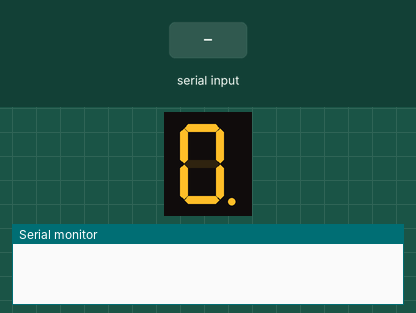
Simulated run of this sketch. Board: Arduino Uno, built with avr-gcc and run on an emulated ATmega328P. Parts: 1-digit seven-segment display, the last lines printed to the serial monitor. The inputs (shaded band) are chosen by the test bench.

Above: at 1.2 s.
1.3 s: "5\n" received over Serial
At 2.1 s:
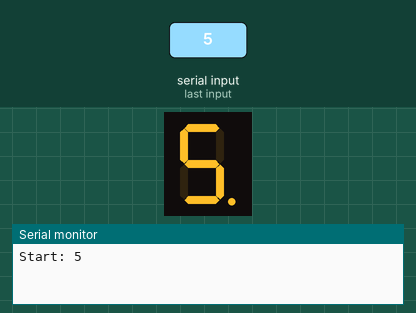
At 3.1 s:
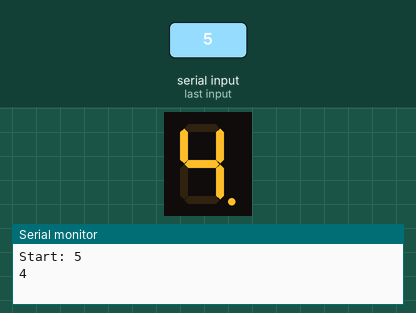
3.8 s: "90,45\n" received over Serial
Timing chart, 0 to 6.8 s (numbered marks = the images above; inputs shaded):
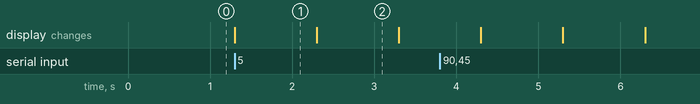

The sketch:

09-1_7_Segment_Counter.ino
```cpp
#include "SevSeg.h"

#define STATE_INPUT 1
#define STATE_COUNT 2

SevSeg sevseg; //Instantiate a seven segment controller object
int state;

void setup() {
  Serial.begin(115200);
  byte numDigits = 1;
  byte digitPins[] = {2};
  byte segmentPins[] = {5, 6, 8, 9, 10, 4, 3, 7};
  bool resistorsOnSegments = false; // 'false' means resistors are on digit pins
  byte hardwareConfig = COMMON_ANODE; // 共陽極：COMMON_ANODE；共陰極：COMMON_CATHODE
  bool updateWithDelays = false; // Default 'false' is Recommended
  bool leadingZeros = false; // Use 'true' if you'd like to keep the leading zeros
  bool disableDecPoint = false; // Use 'true' if your decimal point doesn't exist or isn't connected

  sevseg.begin(hardwareConfig, numDigits, digitPins, segmentPins, resistorsOnSegments,
  updateWithDelays, leadingZeros, disableDecPoint);
  sevseg.setBrightness(100);
  state = STATE_INPUT;
}

void loop() {
  static int deciSeconds = 0;
  static char buf[10];
  static int  length = 0;
  int incoming_byte;
  static unsigned long current, last;
  static int target;

  if(state == STATE_INPUT) {
    sevseg.setNumber(0, 0);
    if(Serial.available() > 0) { // check if there is incoming data
      incoming_byte = Serial.read();  // read the incoming byte
      buf[length++] = incoming_byte;  // put the incoming byte to string buffer
      if(incoming_byte == '\n') { // check if LF is incoming
        // append '\0' to buf[] as the end of the string
        buf[length++] = '\0';
        // do job
        target = atoi(buf);
        if(target<=0 || target>9) Serial.println("Out of range (1-9)");
        else {
          Serial.print("Start: ");
          Serial.println(target);
          state = STATE_COUNT;
          sevseg.setNumber(target,0);
          last = millis();
        }
        length = 0;
      }
    }
  }
  else if (state == STATE_COUNT) {
    current = millis();
    if (current - last >= 1000) {
      last = current;
      target -= 1;
      Serial.println(target);
      if(target==0) {
        sevseg.setNumber(0, 0);
        state = STATE_INPUT;
      }
      else sevseg.setNumber(target, 0);
    }
  }

  sevseg.refreshDisplay(); // Must run repeatedly
}
```

Measured:
- after the input at 1.3 s, the display: changes at once (image 1)
- what the display in image 1 shows lasts 1.0 s, from 1.3 s to 2.3 s
